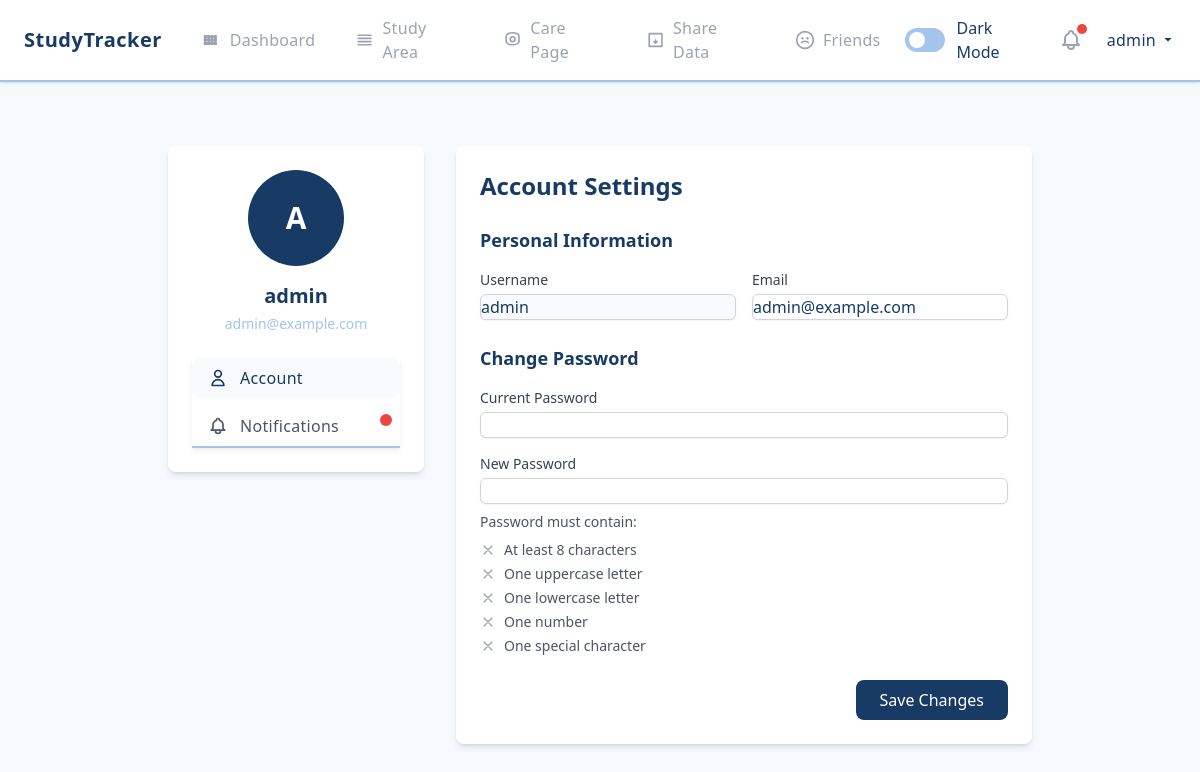
The app's page /profile (signed in) with its own data.
### app/models.py (models this page shows)
class User(db.Model):
    id = db.Column(db.Integer, primary_key=True)
    username = db.Column(db.String(80), unique=True, nullable=False)
    password = db.Column(db.String(120), nullable=False)
    email = db.Column(db.String(120), unique=True, nullable=False)
    created_at = db.Column(db.DateTime, default=lambda: datetime.now(UTC))
    study_sessions = db.relationship('StudySession', backref='user', lazy=True)
    tasks = db.relationship('Task', backref='user', lazy=True)
    wellness_checks = db.relationship('WellnessCheck', backref='user', lazy=True)
    friends = db.relationship(
        'User',
        secondary='friendship',
        primaryjoin=(Friendship.user_id == id),
        secondaryjoin=(Friendship.friend_id == id),
        backref='friend_of'
    )
    sent_friend_requests = db.relationship('FriendRequest', foreign_keys='FriendRequest.from_user_id', backref='from_user', lazy=True)
    received_friend_requests = db.relationship('FriendRequest', foreign_keys='FriendRequest.to_user_id', backref='to_user', lazy=True)

### app/routes.py (the view, shortened to what this page needs)
    @app.route('/profile', methods=['GET', 'POST'])
    def profile():
        if 'username' not in session:
            return redirect(url_for('login'))
        user = User.query.get(session['user_id'])
        if not user:
            flash('User not found', 'error')
            return redirect(url_for('dashboard'))
        pending_requests = FriendRequest.query.filter_by(to_user_id=user.id, status='pending').all()
        return render_template('profile.html', user=user, pending_requests=pending_requests)

### templates/profile.html (shortened to what this page needs)
{% extends "base.html" %}
{% block content %}
<div class="max-w-4xl mx-auto px-4 py-8">
    <div class="flex flex-col md:flex-row gap-8">
        <div class="w-full md:w-64">
            <div class="bg-white rounded-lg shadow-md p-6">
                <div class="flex flex-col items-center">
                    <div class="w-24 h-24 bg-primary rounded-full flex items-center justify-center text-white text-3xl font-bold mb-4">
                        {{ user.username[0].upper() }}
                    </div>
                    <h2 class="text-xl font-bold text-primary mb-1">{{ user.username }}</h2>
                    <p class="text-secondary text-sm mb-6">{{ user.email }}</p>
                    <nav class="w-full">
                        <ul class="space-y-2">
                            <li>
                                <a href="{{ url_for('profile') }}" class="flex items-center px-4 py-2 text-primary bg-gray-50 rounded-lg">
                                    <svg class="w-5 h-5 mr-3" fill="none" stroke="currentColor" viewBox="0 0 24 24">
                                        <path stroke-linecap="round" stroke-linejoin="round" stroke-width="2" d="M16 7a4 4 0 11-8 0 4 4 0 018 0zM12 14a7 7 0 00-7 7h14a7 7 0 00-7-7z" />
                                    </svg>
                                    Account
                                </a>
                            </li>
                            <li>
                                <a href="{{ url_for('notifications') }}" class="flex items-center px-4 py-2 text-gray-600 hover:bg-gray-50 rounded-lg relative">
                                    Notifications
                                    {% if pending_requests and pending_requests|length > 0 %}
                                    <span class="absolute top-2 right-2 w-3 h-3 bg-red-500 rounded-full"></span>
                                    {% endif %}
                                </a>
                            </li>
                        </ul>
                    </nav>
                </div>
            </div>
        </div>
        <div class="flex-1">
            <div class="bg-white rounded-lg shadow-md p-6">
                <h1 class="text-2xl font-bold text-primary mb-6">Account Settings</h1>
                <form method="POST" class="space-y-6" id="profileForm">
                    <div class="space-y-4">
                        <h3 class="text-lg font-semibold text-primary">Personal Information</h3>
                        <div class="grid grid-cols-1 md:grid-cols-2 gap-4">
                            <div>
                                <label for="username" class="block text-sm font-medium text-gray-700">Username</label>
                                <input type="text" id="username" value="{{ user.username }}" disabled
                                    class="mt-1 block w-full rounded-md border-gray-300 bg-gray-50 shadow-sm">
                            </div>
                            <div>
                                <label for="email" class="block text-sm font-medium text-gray-700">Email</label>
                                <input type="email" name="email" id="email" value="{{ user.email }}"
                                    class="mt-1 block w-full rounded-md border-gray-300 shadow-sm focus:border-primary focus:ring-primary">
                            </div>
                        </div>
                    </div>
                    <div class="space-y-4">
                        <h3 class="text-lg font-semibold text-primary">Change Password</h3>
                        <div class="space-y-4">
                            <div>
                                <label for="current_password" class="block text-sm font-medium text-gray-700">Current Password</label>
                                <input type="password" name="current_password" id="current_password"
                                    class="mt-1 block w-full rounded-md border-gray-300 shadow-sm focus:border-primary focus:ring-primary">
                            </div>
                            <div>
                                <label for="new_password" class="block text-sm font-medium text-gray-700">New Password</label>
                                <input type="password" name="new_password" id="new_password"
                                    class="mt-1 block w-full rounded-md border-gray-300 shadow-sm focus:border-primary focus:ring-primary">
                                <div class="mt-2 text-sm text-gray-600">
                                    <p class="font-medium mb-2">Password must contain:</p>
                                    <ul class="space-y-1">
                                        <li class="flex items-center" id="length">
                                            <svg class="w-4 h-4 mr-2 text-gray-400" fill="none" stroke="currentColor" viewBox="0 0 24 24">
                                                <path stroke-linecap="round" stroke-linejoin="round" stroke-width="2" d="M6 18L18 6M6 6l12 12" />
                                            </svg>
                                            At least 8 characters
                                        </li>
                                        <li class="flex items-center" id="uppercase">
                                            <svg class="w-4 h-4 mr-2 text-gray-400" fill="none" stroke="currentColor" viewBox="0 0 24 24">
                                                <path stroke-linecap="round" stroke-linejoin="round" stroke-width="2" d="M6 18L18 6M6 6l12 12" />
                                            </svg>
                                            One uppercase letter
                                        </li>
                                        <li class="flex items-center" id="lowercase">
                                            <svg class="w-4 h-4 mr-2 text-gray-400" fill="none" stroke="currentColor" viewBox="0 0 24 24">
                                                <path stroke-linecap="round" stroke-linejoin="round" stroke-width="2" d="M6 18L18 6M6 6l12 12" />
                                            </svg>
                                            One lowercase letter
                                        </li>
                                        <li class="flex items-center" id="number">
                                            <svg class="w-4 h-4 mr-2 text-gray-400" fill="none" stroke="currentColor" viewBox="0 0 24 24">
                                                <path stroke-linecap="round" stroke-linejoin="round" stroke-width="2" d="M6 18L18 6M6 6l12 12" />
                                            </svg>
                                            One number
                                        </li>
                                        <li class="flex items-center" id="special">
                                            <svg class="w-4 h-4 mr-2 text-gray-400" fill="none" stroke="currentColor" viewBox="0 0 24 24">
                                                <path stroke-linecap="round" stroke-linejoin="round" stroke-width="2" d="M6 18L18 6M6 6l12 12" />
                                            </svg>
                                            One special character
                                        </li>
                                    </ul>
                                </div>
                            </div>
                        </div>
                    </div>
                    <div class="flex justify-end">
                        <button type="submit"
                            class="px-6 py-2 bg-primary text-white rounded-lg hover:bg-secondary transition-colors duration-300">
                            Save Changes
                        </button>
                    </div>
                </form>
            </div>
        </div>
    </div>
</div>
{% endblock %}

### templates/base.html (shortened to what this page needs)
<!DOCTYPE html>
<html lang="en">
<head>
    <script src="https://cdn.tailwindcss.com"></script>
    <link rel="stylesheet" href="https://cdn.jsdelivr.net/npm/flatpickr/dist/flatpickr.min.css">
    <link rel="stylesheet" href="{{ url_for('static', filename='css/styles.css') }}">
</head>
<body class="bg-background text-primary">
    <nav class="flex items-center bg-white px-6 py-2 shadow justify-between">
        <div class="flex items-center flex-shrink-0 mr-6">
            <a href="{% if session.get('username') %}{{ url_for('dashboard') }}{% else %}{{ url_for('home') }}{% endif %}"
               class="text-xl font-semibold text-primary hover:text-secondary transition-colors duration-300">
                StudyTracker
            </a>
        </div>
        <div class="flex items-center">
            <a href="{{ url_for('dashboard') }}"
               class="flex items-center px-4 py-2 rounded-lg mr-2 {% if request.endpoint == 'dashboard' %}bg-indigo-100 text-indigo-600 font-semibold{% else %}text-gray-400 hover:text-indigo-600 hover:bg-indigo-50{% endif %}">
                Dashboard
            </a>
            <a href="{{ url_for('study_area') }}"
               class="flex items-center px-4 py-2 rounded-lg mr-2 {% if request.endpoint == 'study_area' %}bg-indigo-100 text-indigo-600 font-semibold{% else %}text-gray-400 hover:text-indigo-600 hover:bg-indigo-50{% endif %}">
                <svg class="w-5 h-5 mr-2" fill="none" stroke="currentColor" viewBox="0 0 24 24">
                    <path d="M4 6h16M4 10h16M4 14h16M4 18h16" stroke-width="2" stroke-linecap="round" stroke-linejoin="round"/>
                </svg>
                Study Area
            </a>
            <a href="{{ url_for('health_carer') }}"
               class="flex items-center px-4 py-2 rounded-lg mr-2 {% if request.endpoint == 'health_carer' %}bg-indigo-100 text-indigo-600 font-semibold{% else %}text-gray-400 hover:text-indigo-600 hover:bg-indigo-50{% endif %}">
                <svg class="w-5 h-5 mr-2" fill="none" stroke="currentColor" viewBox="0 0 24 24">
                    <path d="M12 8c-1.657 0-3 1.343-3 3 0 1.657 1.343 3 3 3s3-1.343 3-3c0-1.657-1.343-3-3-3zm0 10c-4.418 0-8-1.79-8-4V7c0-2.21 3.582-4 8-4s8 1.79 8 4v7c0 2.21-3.582 4-8 4z" stroke-width="2" stroke-linecap="round" stroke-linejoin="round"/>
                </svg>
                Care Page
            </a>
            <a href="{{ url_for('share_data') }}"
               class="flex items-center px-4 py-2 rounded-lg mr-2 {% if request.endpoint == 'share_data' %}bg-indigo-100 text-indigo-600 font-semibold{% else %}text-gray-400 hover:text-indigo-600 hover:bg-indigo-50{% endif %}">
                <svg class="w-5 h-5 mr-2" fill="none" stroke="currentColor" viewBox="0 0 24 24">
                    <path d="M4 4v16h16V4H4zm8 8v4m0 0l-2-2m2 2l2-2" stroke-width="2" stroke-linecap="round" stroke-linejoin="round"/>
                </svg>
                Share Data
            </a>
            <a href="{{ url_for('friends') }}"
               class="flex items-center px-4 py-2 rounded-lg mr-2 {% if request.endpoint == 'friends' %}bg-indigo-100 text-indigo-600 font-semibold{% else %}text-gray-400 hover:text-indigo-600 hover:bg-indigo-50{% endif %}">
                Friends
            </a>
        </div>
        <div class="flex items-center space-x-4">
            <label for="darkModeToggle" class="flex items-center cursor-pointer">
                <div class="relative">
                    <div class="block bg-secondary w-10 h-6 rounded-full"></div>
                    <div class="dot absolute left-1 top-1 bg-white w-4 h-4 rounded-full transform transition-transform duration-300"></div>
                </div>
                <span class="ml-3 text-primary">Dark Mode</span>
            </label>
            <a href="{{ url_for('notifications') }}" class="relative flex items-center px-2 py-2">
                {% if pending_requests_count > 0 %}
                <span class="absolute top-1 right-1 w-2.5 h-2.5 bg-red-500 rounded-full"></span>
                {% endif %}
            </a>
            {% if session.get('username') %}
            <div class="relative group inline-block">
                <a href="{{ url_for('profile') }}"
                   class="inline-flex items-center text-primary hover:text-secondary transition-colors duration-300 font-medium">
                    {{ session['username'] }}
                    <svg class="ml-1 w-4 h-4 fill-current" xmlns="http://www.w3.org/2000/svg" viewBox="0 0 20 20">
                        <path d="M5.516 7.548L10 12l4.484-4.452z" />
                    </svg>
                </a>
            </div>
            {% endif %}
        </div>
    </nav>
    <div class="container mx-auto my-8 px-4 page-content">
        {% block content %}
        {% endblock %}
    </div>
</body>
</html>

### static/css/styles.css (style rules this page uses)
body { background-color: #ffffff; color: #000000; }
:root { --primary-bg: #F6FAFF; --accent-yellow: #FFDE70; --secondary-blue: #A3C4EB; --primary-blue: #173B64; }
body { background-color: var(--primary-bg); color: var(--primary-blue); }
nav { background-color: white !important; border-bottom: 2px solid var(--secondary-blue) !important; box-shadow: 0 2px 4px rgba(23, 59, 100, 0.1); }
nav a { font-weight: 500; letter-spacing: 0.3px; position: relative; padding: 0.5rem 0; }
nav a::after { content: ''; position: absolute; width: 0; height: 2px; bottom: 0; left: 0; background-color: var(--secondary-blue); transition: width 0.3s ease; }
nav .text-xl { font-weight: 600; letter-spacing: 0.5px; }
a { color: var(--primary-blue); transition: color 0.3s ease; }
input, select, textarea { border: 1px solid var(--secondary-blue); border-radius: 4px; padding: 8px; }
.page-content { opacity: 1; transition: opacity 0.3s ease-in-out; }

### records on screen
User: username "admin", username "A", email "admin@example.com"
